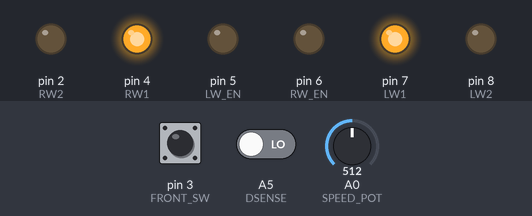
A sketch run on a simulated Arduino Uno, built with avr-gcc and run on an emulated ATmega328P. On the bench: output pins drawn as LEDs (lit = HIGH). The inputs (shaded band) are chosen by the test bench; at power-on: pin 3 (FRONT_SW) HIGH, A0 (SPEED_POT) = 512, A5 (DSENSE) LOW.

Above: at 0.3 s.
Timing chart, 0 to 1.8 s (numbered marks = the images above):
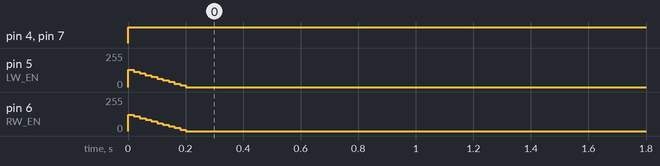

The sketch:

Robot_Car.ino
```cpp
//Max Ullrich
const uint8_t RW_EN = 6; // Right Wheel Enable [Used to be pin3]
const uint8_t RW1 = 4; // Right Wheel Direction 1
const uint8_t RW2 = 2; // Right Wheel Direction 2
const uint8_t LW_EN = 5; // Left Wheel Enable
const uint8_t LW1 = 7; // Left Wheel Direction 1
const uint8_t LW2 = 8; // Left Wheel Direction 2
const uint8_t SPEED_POT = A0; // Speed Potentiometer

const uint8_t RREFLECT = A1;
const uint8_t CREFLECT = A2;
const uint8_t LREFLECT = A3;

const uint8_t DSENSE = A5;

const uint8_t FRONT_SW = 3; // Front Mircroswitch [Needs to be pin 3 for interrupt]

int potVal = 0;
volatile int motorSpeed = 0;

float motorInhibit = 1;

volatile int ISGOING = 1; // Flag to determine if the car has run into something

#define LEFT 1
#define RIGHT 2

#define FORWARD 1
#define BACKWARD 0

#include "funcs.h"
#include "debug.h"

void setup() {

  pinMode(RW1, OUTPUT);
  pinMode(RW2, OUTPUT);
  pinMode(LW1, OUTPUT);
  pinMode(LW2, OUTPUT);
  pinMode(RW_EN, OUTPUT);
  pinMode(LW_EN, OUTPUT);

  //digitalWrite(RW_EN, HIGH);
  //digitalWrite(LW_EN, HIGH);

  attachInterrupt(digitalPinToInterrupt(FRONT_SW), stopCar, FALLING);
  Serial.begin(9600);
}

void loop() {
  potVal = analogRead(SPEED_POT);
  motorSpeed = (potVal/4) * motorInhibit * ISGOING;


  if (digitalRead(DSENSE) == 1){
    //straight(motorSpeed, FORWARD);
    lineFollow(motorSpeed);
  }
  else if(digitalRead(DSENSE) == 0){
    slowDown();
  }

  //reflectiveSensorDebug();
  //delay(500);
  //Serial.println(ISGOING);
  //delay(500);

}
```

debug.h
```cpp
void reflectiveSensorDebug() {
  Serial.print("Right Sensor ");
  Serial.println(digitalRead(RREFLECT));

  Serial.print("Center Sensor ");
  Serial.println(digitalRead(CREFLECT));

  Serial.print("Left Sensor ");
  Serial.println(digitalRead(LREFLECT));

  Serial.print("\n");
}

void distanceDebug() {
  Serial.print("Distance Sensor ");
  Serial.println(digitalRead(DSENSE));
  Serial.print("\n");
}
```

funcs.h
```cpp
void disableLeftMotor() {
  analogWrite(LW_EN, 0);
}

void disableRightMotor() {
  analogWrite(RW_EN, 0);
}

void startEngine() {
    motorInhibit = 1;
}

// Set Right Wheel Direction and Speed
void setRightWheel(uint8_t speed, int direction) {
  switch(direction){
    case FORWARD:
      digitalWrite(RW2, LOW);
      digitalWrite(RW1, HIGH);
      analogWrite(RW_EN, speed);
      break;
    case BACKWARD:
      digitalWrite(RW1, LOW);
      digitalWrite(RW2, HIGH);
      analogWrite(RW_EN, speed);
      break;
    default:
      break;
  }

}

// Set Left Wheel Direction and Speed
void setLeftWheel(int speed, int direction) {
    switch(direction){
    case FORWARD:
      digitalWrite(LW2, LOW);
      digitalWrite(LW1, HIGH);
      analogWrite(LW_EN, speed);
      break;
    case BACKWARD:
      digitalWrite(LW1, LOW);
      digitalWrite(LW2, HIGH);
      analogWrite(LW_EN, speed);
      break;
    default:
      break;
  }
}

// Function to make the car go straight with a specified direction and speed
void straight(int speed, int direction) {
  setLeftWheel(speed, direction);
  setRightWheel(speed*0.95, direction);
}

// Function to make the car turn left(1) or right(2) with specified speed
void tightTurn(int speed, int direction) {
  if (direction == LEFT) {
    setLeftWheel(speed, BACKWARD);
    setRightWheel(speed, FORWARD);
    }
  else if (direction == RIGHT){
    setRightWheel(speed, BACKWARD);
    setLeftWheel(speed, FORWARD);
  }
}

void normalTurn(int speed, int direction) {
  switch(direction){
    case LEFT: //Left
      disableLeftMotor();
      setRightWheel(speed, FORWARD);
      break;
    case RIGHT: //Right
      disableRightMotor();
      setLeftWheel(speed, FORWARD);
      break;
    default:
      break;
  }
}

void slowTurn(int speed, int direction) {
  switch(direction){
    case LEFT: //Left
      setLeftWheel(speed/2, FORWARD);
      setRightWheel(speed, FORWARD);
    case RIGHT: //Right
      setRightWheel(speed/2, FORWARD);
      setLeftWheel(speed, FORWARD);
    default:
      break;
  }
}

// Inturupt Function
void stopCar() {
  digitalWrite(RW_EN, LOW);
  digitalWrite(LW_EN, LOW);
  ISGOING = 0;
  //delay(10);
  //Serial.println("Button Press");
}

//Slow Down Function
void slowDown() {
    while (motorInhibit >= 0.05)
    {
        motorSpeed = (potVal/4) * motorInhibit * ISGOING;
        straight(motorSpeed, FORWARD);
        motorInhibit -= 0.1;
        delay(20);
    }
    straight(0, FORWARD);
}

//Line Follow Function
void lineFollow(int speed) {

    if ((digitalRead(LREFLECT) == 1) && (digitalRead(CREFLECT) == 0) && (digitalRead(RREFLECT) == 1) && (ISGOING == 1)){
        straight(speed, FORWARD);
    }
    else if((digitalRead(LREFLECT) == 1) && (digitalRead(CREFLECT) == 1) && (digitalRead(RREFLECT) == 0) && (ISGOING == 1)){
        normalTurn(speed, RIGHT);
        //delay(50);
    }
    else if((digitalRead(LREFLECT) == 0) && (digitalRead(CREFLECT) == 1) && (digitalRead(RREFLECT) == 1) && (ISGOING == 1)){
        normalTurn(speed, LEFT);
        //delay(50);
    }
    else if((ISGOING == 1)) {
        straight(speed/2, FORWARD);
    }
}
```

Measured:
- by itself, pin 4 (RW1), pin 7 (LW1): LOW → HIGH at 0.00 s
